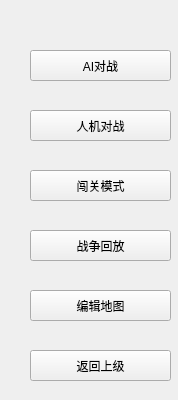
<?xml version="1.0" encoding="UTF-8"?>
<ui version="4.0">
 <class>widgetssingle</class>
 <widget class="QWidget" name="widgetssingle">
  <property name="geometry">
   <rect>
    <x>0</x>
    <y>0</y>
    <width>178</width>
    <height>400</height>
   </rect>
  </property>
  <property name="windowTitle">
   <string>Form</string>
  </property>
  <widget class="QPushButton" name="playervsai">
   <property name="geometry">
    <rect>
     <x>30</x>
     <y>110</y>
     <width>141</width>
     <height>31</height>
    </rect>
   </property>
   <property name="text">
    <string>人机对战</string>
   </property>
  </widget>
  <widget class="QPushButton" name="levelmode">
   <property name="geometry">
    <rect>
     <x>30</x>
     <y>170</y>
     <width>141</width>
     <height>31</height>
    </rect>
   </property>
   <property name="text">
    <string>闯关模式</string>
   </property>
  </widget>
  <widget class="QPushButton" name="aivsai">
   <property name="geometry">
    <rect>
     <x>30</x>
     <y>50</y>
     <width>141</width>
     <height>31</height>
    </rect>
   </property>
   <property name="text">
    <string>AI对战</string>
   </property>
  </widget>
  <widget class="QPushButton" name="replay">
   <property name="geometry">
    <rect>
     <x>30</x>
     <y>230</y>
     <width>141</width>
     <height>31</height>
    </rect>
   </property>
   <property name="text">
    <string>战争回放</string>
   </property>
  </widget>
  <widget class="QPushButton" name="mapedit">
   <property name="geometry">
    <rect>
     <x>30</x>
     <y>290</y>
     <width>141</width>
     <height>31</height>
    </rect>
   </property>
   <property name="text">
    <string>编辑地图</string>
   </property>
  </widget>
  <widget class="QPushButton" name="returnpre">
   <property name="geometry">
    <rect>
     <x>30</x>
     <y>350</y>
     <width>141</width>
     <height>31</height>
    </rect>
   </property>
   <property name="sizePolicy">
    <sizepolicy hsizetype="Preferred" vsizetype="Preferred">
     <horstretch>0</horstretch>
     <verstretch>0</verstretch>
    </sizepolicy>
   </property>
   <property name="text">
    <string>返回上级</string>
   </property>
  </widget>
 </widget>
 <resources/>
 <connections/>
</ui>
